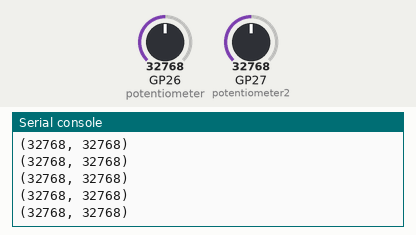
A program run on a simulated Raspberry Pi Pico running CircuitPython. Parts: the last lines printed to the serial console. The inputs (shaded band) are chosen by the test bench; at power-on: GP26 (potentiometer) = 32768, GP27 (potentiometer2) = 32768 (analog values on the 0–65535 scale).

Above: at 1.2 s.
1.3 s: GP26 (potentiometer) set to 45874
At 1.68 s:
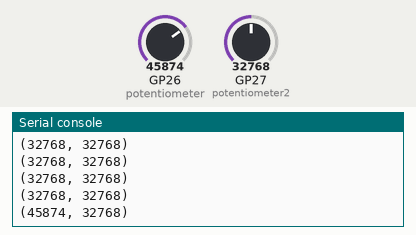
2.8 s: GP27 (potentiometer2) set to 45874
At 2.93 s:
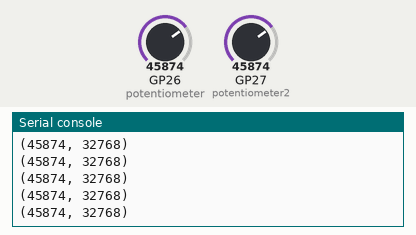
4.3 s: GP26 (potentiometer) set to 57670
At 4.44 s:
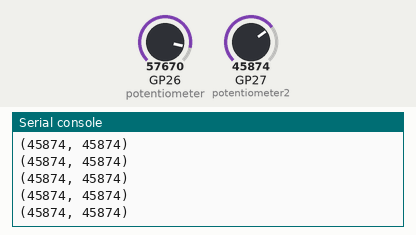
5.8 s: GP27 (potentiometer2) set to 57670
At 5.94 s:
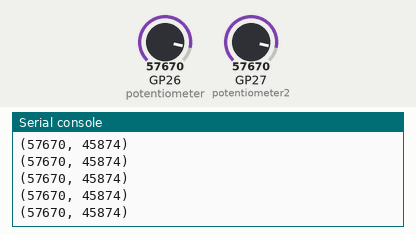
Timing chart, 0 to 8.3 s (numbered marks = the images above; inputs shaded):
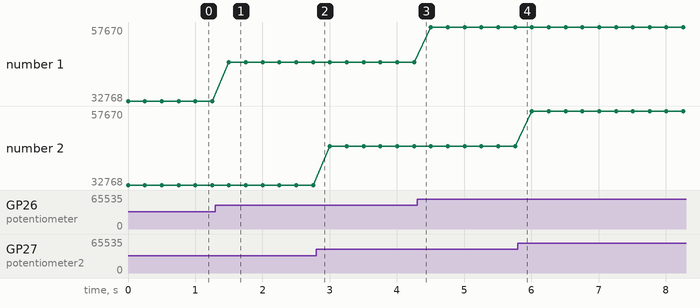

The program:

pots.py
```python
# Write your code here :-)
import time
import board
from analogio import AnalogIn

potentiometer = AnalogIn(board.GP26) # potentiometer connected to A1, power & ground
potentiometer2 = AnalogIn(board.GP27)

while True:

    print((potentiometer.value, potentiometer2.value))      # Display value

    time.sleep(0.25)                   # Wait a bit before checking all again
```

Measured:
- after the input at 1.3 s, the serial console: prints a new line after 0.20 s (image 1)
- plotted number 1: 32768 → 45874 after the input at 1.3 s, 45874 → 57670 after the input at 4.3 s
